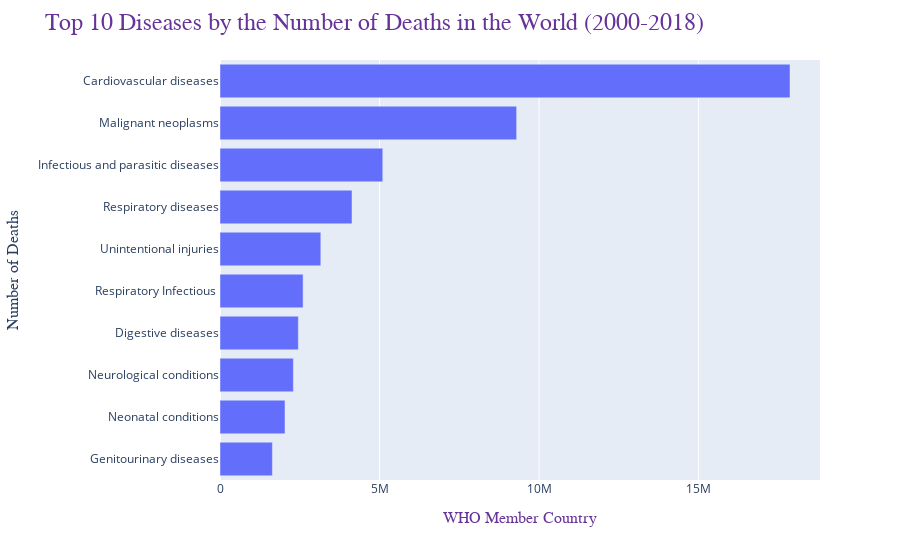

The code cell stored with this chart in its notebook:
### Code cell
import plotly.express as px

fig = px.bar((data_df.sum().sort_values(ascending=False)*1000).iloc[:10], orientation='h')

fig.update_yaxes(
    title=dict(
        text="Number of Deaths",
        font=dict(
            size=16,
            family="Courier New, monospace"
        )
    )
)

fig.update_xaxes(
    title_font_family="Arial",
    title=dict(
        text="WHO Member Country",
        font=dict(
            color="RebeccaPurple",
            size=16,
            family="Courier New, monospace"
        )
    )
)

fig.update_layout(
    title=dict(
        text="Top 10 Diseases by the Number of Deaths in the World (2000-2018)",
        font=dict(
            family="Courier New, monospace",
            size=24,
            color="RebeccaPurple"
        )
    ),
    showlegend=False,
    yaxis=dict(
        autorange="reversed"
    )
)

fig.show()

### Figure 1 — Plotly figure (JSON) as saved in the notebook; plotly's stock layout.template omitted (floating-point values rounded to 4 significant figures)
{"data": [{"alignmentgroup": "True", "hovertemplate": "variable=0<br>value=%{x}<br>index=%{y}<extra></extra>", "legendgroup": "0", "marker": {"color": "#636efa"}, "name": "0", "offsetgroup": "0", "orientation": "h", "showlegend": true, "textposition": "auto", "type": "bar", "x": [17863828, 9296641, 5101000.0, 4137000.0, 3159000.0, 2604000.0, 2455000.0, 2299000.0, 2038000.0, 1642000.0], "xaxis": "x", "y": ["Cardiovascular diseases", "Malignant neoplasms", "Infectious and parasitic diseases", "Respiratory diseases", "Unintentional injuries", "Respiratory Infectious ", "Digestive diseases", "Neurological conditions", "Neonatal conditions", "Genitourinary diseases"], "yaxis": "y"}], "layout": {"barmode": "relative", "legend": {"title": {"text": "variable"}, "tracegroupgap": 0}, "margin": {"t": 60}, "showlegend": false, "title": {"font": {"color": "RebeccaPurple", "family": "Courier New, monospace", "size": 24}, "text": "Top 10 Diseases by the Number of Deaths in the World (2000-2018)"}, "xaxis": {"anchor": "y", "domain": [0, 1], "title": {"font": {"color": "RebeccaPurple", "family": "Courier New, monospace", "size": 16}, "text": "WHO Member Country"}}, "yaxis": {"anchor": "x", "autorange": "reversed", "domain": [0, 1], "title": {"font": {"family": "Courier New, monospace", "size": 16}, "text": "Number of Deaths"}}}}
